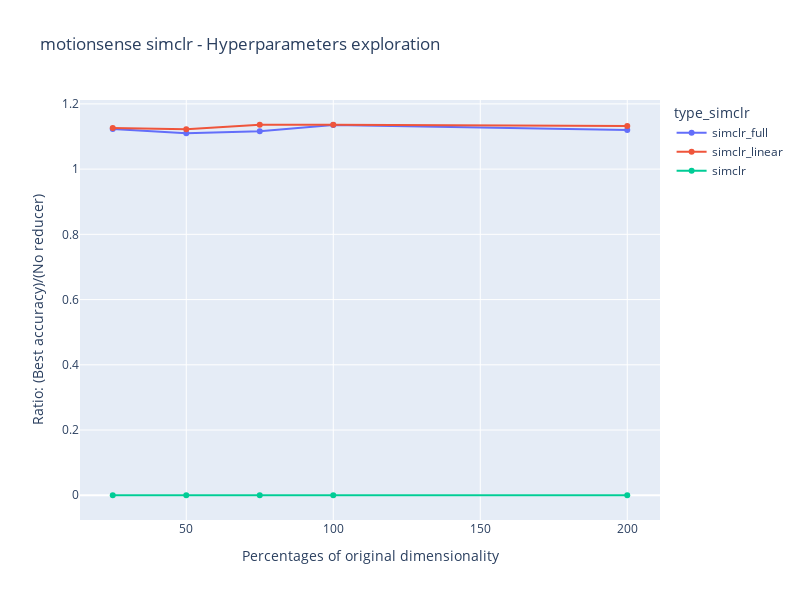

Notebook code cell kept with this figure:
### Code cell
type_simclr=type_simclr_default
def plot_best_score_all(dataset, type_simclr):
    fig = go.Figure() 
    
    for percentage in percentages:
        best_scores = []  
        n_transformations_=0
        
        max_score = -1  
        for i, n_transformations in enumerate(transformations):
            data = read_csv(dataset, type_simclr, n_transformations, percentage)
            score_no_reducer = get_no_reducer_score(dataset) 
            try:
                max_dataset_score = data['score'].max()
                
                if max_dataset_score > max_score:
                    max_score = max_dataset_score 
                    max_dataset_score_ = data['score'].cummax()
                    n_transformations_ = n_transformations
            except:
                n_transformations_ = 0
                
                
                
            best_scores.append(max_score)
        best_transformation[percentage]={}
        best_transformation['score_no_reducer']=score_no_reducer        
        best_transformation[percentage]['t']=n_transformations_
        best_transformation[percentage]['score']=max_score
    return best_transformation


def plot_lines_all():
    data_frames = []
    
    for i, type_simclr in enumerate(type_simclr_options):
        best_scores = []
    
        for percentage in percentages:
            try:
                data = plot_best_score_all(dataset, type_simclr)
                score_no_reducer = get_no_reducer_score(dataset)
                best_scores.append(data[percentage]['score'].max() / score_no_reducer)
            except:
                print(dataset, type_simclr, percentage)
                best_scores.append(0)
    
            # Create a DataFrame for the current dataset and percentage
            df = pd.DataFrame({'type_simclr': [type_simclr], 'Percentage': [percentage], 'Best_Scores': [best_scores[-1]]})
            data_frames.append(df)
            
    # Concatenate all DataFrames into one
    data_frame = pd.concat(data_frames, ignore_index=True)
    
    # Create a Plotly figure
    fig = px.line(data_frame, x='Percentage', y='Best_Scores', color='type_simclr',
                  labels={'Percentage': 'Percentages of original dimensionality',
                          'Best_Scores': 'Ratio: (Best accuracy)/(No reducer)'},
                  title=f'{dataset} {type_simclr} - Hyperparameters exploration',
                  )
    fig.update_layout(
        height=600,  # Set your desired height (in pixels)
        width=800    # Set your desired width (in pixels)
    )
    fig.update_traces(mode='markers+lines')
    
    # Show the figure
    fig.show()


dataset=dataset_default
plot_lines_all()

### Figure 1 — Plotly figure (JSON) as saved in the notebook; plotly's stock layout.template omitted (floating-point values rounded to 4 significant figures)
{"data": [{"hovertemplate": "type_simclr=simclr_full<br>Percentages of original dimensionality=%{x}<br>Ratio: (Best accuracy)/(No reducer)=%{y}<extra></extra>", "legendgroup": "simclr_full", "line": {"color": "#636efa", "dash": "solid"}, "marker": {"symbol": "circle"}, "mode": "markers+lines", "name": "simclr_full", "orientation": "v", "showlegend": true, "type": "scatter", "x": [25, 50, 75, 100, 200], "xaxis": "x", "y": [1.123, 1.11, 1.116, 1.135, 1.12], "yaxis": "y"}, {"hovertemplate": "type_simclr=simclr_linear<br>Percentages of original dimensionality=%{x}<br>Ratio: (Best accuracy)/(No reducer)=%{y}<extra></extra>", "legendgroup": "simclr_linear", "line": {"color": "#EF553B", "dash": "solid"}, "marker": {"symbol": "circle"}, "mode": "markers+lines", "name": "simclr_linear", "orientation": "v", "showlegend": true, "type": "scatter", "x": [25, 50, 75, 100, 200], "xaxis": "x", "y": [1.126, 1.122, 1.136, 1.136, 1.132], "yaxis": "y"}, {"hovertemplate": "type_simclr=simclr<br>Percentages of original dimensionality=%{x}<br>Ratio: (Best accuracy)/(No reducer)=%{y}<extra></extra>", "legendgroup": "simclr", "line": {"color": "#00cc96", "dash": "solid"}, "marker": {"symbol": "circle"}, "mode": "markers+lines", "name": "simclr", "orientation": "v", "showlegend": true, "type": "scatter", "x": [25, 50, 75, 100, 200], "xaxis": "x", "y": [0, 0, 0, 0, 0], "yaxis": "y"}], "layout": {"height": 600, "legend": {"title": {"text": "type_simclr"}, "tracegroupgap": 0}, "title": {"text": "motionsense simclr - Hyperparameters exploration"}, "width": 800, "xaxis": {"anchor": "y", "autorange": true, "domain": [0, 1], "range": [13.87, 211.1], "title": {"text": "Percentages of original dimensionality"}, "type": "linear"}, "yaxis": {"anchor": "x", "autorange": true, "domain": [0, 1], "range": [-0.07589, 1.212], "title": {"text": "Ratio: (Best accuracy)/(No reducer)"}, "type": "linear"}}}
